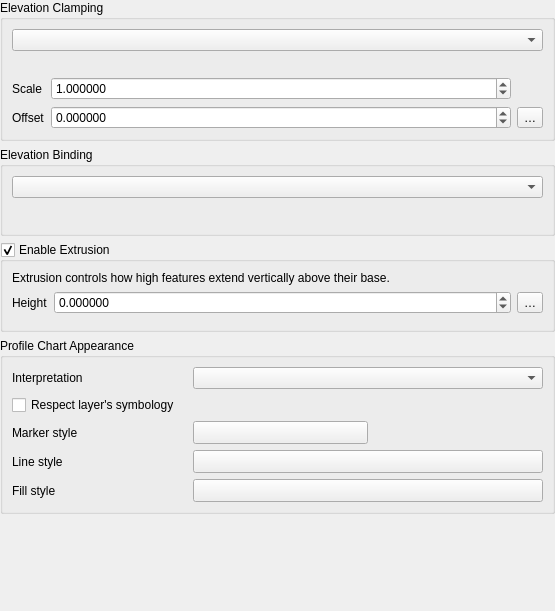
<?xml version="1.0" encoding="UTF-8"?>
<ui version="4.0">
 <class>QgsVectorElevationPropertiesWidgetBase</class>
 <widget class="QWidget" name="QgsVectorElevationPropertiesWidgetBase">
  <property name="geometry">
   <rect>
    <x>0</x>
    <y>0</y>
    <width>555</width>
    <height>611</height>
   </rect>
  </property>
  <property name="windowTitle">
   <string>Vector Elevation Properties</string>
  </property>
  <layout class="QVBoxLayout" name="verticalLayout">
   <property name="leftMargin">
    <number>0</number>
   </property>
   <property name="topMargin">
    <number>0</number>
   </property>
   <property name="rightMargin">
    <number>0</number>
   </property>
   <property name="bottomMargin">
    <number>0</number>
   </property>
   <item>
    <widget class="QGroupBox" name="mElevationGroupBox">
     <property name="focusPolicy">
      <enum>Qt::StrongFocus</enum>
     </property>
     <property name="title">
      <string>Elevation Clamping</string>
     </property>
     <property name="checkable">
      <bool>false</bool>
     </property>
     <property name="syncGroup" stdset="0">
      <string notr="true">vectorgeneral</string>
     </property>
     <layout class="QGridLayout" name="gridLayout_2" columnstretch="0,1,0,0">
      <item row="2" column="0">
       <widget class="QLabel" name="mLabelScale">
        <property name="text">
         <string>Scale</string>
        </property>
       </widget>
      </item>
      <item row="1" column="0" colspan="3">
       <widget class="QLabel" name="mLabelClampingExplanation">
        <property name="text">
         <string/>
        </property>
        <property name="wordWrap">
         <bool>true</bool>
        </property>
       </widget>
      </item>
      <item row="3" column="0">
       <widget class="QLabel" name="mOffsetLabel">
        <property name="text">
         <string>Offset</string>
        </property>
       </widget>
      </item>
      <item row="3" column="1" colspan="2">
       <widget class="QgsDoubleSpinBox" name="mOffsetZSpinBox">
        <property name="decimals">
         <number>6</number>
        </property>
        <property name="minimum">
         <double>-99999999999.000000000000000</double>
        </property>
        <property name="maximum">
         <double>99999999999.000000000000000</double>
        </property>
       </widget>
      </item>
      <item row="2" column="1" colspan="2">
       <widget class="QgsDoubleSpinBox" name="mScaleZSpinBox">
        <property name="decimals">
         <number>6</number>
        </property>
        <property name="minimum">
         <double>0.000000000000000</double>
        </property>
        <property name="maximum">
         <double>99999999999.000000000000000</double>
        </property>
        <property name="value">
         <double>1.000000000000000</double>
        </property>
       </widget>
      </item>
      <item row="3" column="3">
       <widget class="QgsPropertyOverrideButton" name="mOffsetDDBtn">
        <property name="text">
         <string>…</string>
        </property>
       </widget>
      </item>
      <item row="0" column="0" colspan="4">
       <widget class="QComboBox" name="mComboClamping"/>
      </item>
     </layout>
    </widget>
   </item>
   <item>
    <widget class="QGroupBox" name="mBindingGroupBox">
     <property name="focusPolicy">
      <enum>Qt::StrongFocus</enum>
     </property>
     <property name="title">
      <string>Elevation Binding</string>
     </property>
     <property name="checkable">
      <bool>false</bool>
     </property>
     <property name="syncGroup" stdset="0">
      <string notr="true">vectorgeneral</string>
     </property>
     <layout class="QGridLayout" name="gridLayout_3">
      <item row="0" column="0" colspan="2">
       <widget class="QComboBox" name="mComboBinding"/>
      </item>
      <item row="2" column="0">
       <widget class="Line" name="line_4">
        <property name="orientation">
         <enum>Qt::Vertical</enum>
        </property>
       </widget>
      </item>
      <item row="1" column="0" colspan="2">
       <widget class="QLabel" name="mLabelBindingExplanation">
        <property name="text">
         <string/>
        </property>
        <property name="wordWrap">
         <bool>true</bool>
        </property>
       </widget>
      </item>
     </layout>
    </widget>
   </item>
   <item>
    <widget class="QGroupBox" name="mExtrusionGroupBox">
     <property name="focusPolicy">
      <enum>Qt::StrongFocus</enum>
     </property>
     <property name="title">
      <string>Enable Extrusion</string>
     </property>
     <property name="checkable">
      <bool>true</bool>
     </property>
     <property name="syncGroup" stdset="0">
      <string notr="true">vectorgeneral</string>
     </property>
     <layout class="QGridLayout" name="gridLayout_4">
      <item row="3" column="0">
       <widget class="Line" name="line_5">
        <property name="orientation">
         <enum>Qt::Vertical</enum>
        </property>
       </widget>
      </item>
      <item row="1" column="0">
       <widget class="QLabel" name="label_3">
        <property name="text">
         <string>Height</string>
        </property>
       </widget>
      </item>
      <item row="1" column="1">
       <widget class="QgsDoubleSpinBox" name="mExtrusionSpinBox">
        <property name="decimals">
         <number>6</number>
        </property>
        <property name="minimum">
         <double>-99999999999.000000000000000</double>
        </property>
        <property name="maximum">
         <double>99999999999.000000000000000</double>
        </property>
       </widget>
      </item>
      <item row="1" column="2">
       <widget class="QgsPropertyOverrideButton" name="mExtrusionDDBtn">
        <property name="text">
         <string>…</string>
        </property>
       </widget>
      </item>
      <item row="0" column="0" colspan="3">
       <widget class="QLabel" name="mLabelExtrusionExplanation">
        <property name="text">
         <string>Extrusion controls how high features extend vertically above their base.</string>
        </property>
        <property name="textFormat">
         <enum>Qt::PlainText</enum>
        </property>
        <property name="wordWrap">
         <bool>true</bool>
        </property>
       </widget>
      </item>
     </layout>
    </widget>
   </item>
   <item>
    <widget class="QGroupBox" name="groupBox">
     <property name="title">
      <string>Profile Chart Appearance</string>
     </property>
     <layout class="QGridLayout" name="gridLayout" columnstretch="1,2">
      <item row="0" column="1">
       <widget class="QComboBox" name="mTypeComboBox"/>
      </item>
      <item row="0" column="0">
       <widget class="QLabel" name="label_7">
        <property name="text">
         <string>Interpretation</string>
        </property>
       </widget>
      </item>
      <item row="1" column="0" colspan="2">
       <widget class="QStackedWidget" name="mInterpretationStackedWidget">
        <property name="currentIndex">
         <number>0</number>
        </property>
        <widget class="QWidget" name="mPageIndividualFeatures">
         <layout class="QGridLayout" name="gridLayout_5" columnstretch="1,2">
          <property name="leftMargin">
           <number>0</number>
          </property>
          <property name="topMargin">
           <number>0</number>
          </property>
          <property name="rightMargin">
           <number>0</number>
          </property>
          <property name="bottomMargin">
           <number>0</number>
          </property>
          <item row="3" column="1">
           <widget class="QgsSymbolButton" name="mLineStyleButton">
            <property name="sizePolicy">
             <sizepolicy hsizetype="Expanding" vsizetype="Fixed">
              <horstretch>0</horstretch>
              <verstretch>0</verstretch>
             </sizepolicy>
            </property>
            <property name="text">
             <string/>
            </property>
           </widget>
          </item>
          <item row="4" column="0">
           <widget class="QLabel" name="label_6">
            <property name="text">
             <string>Fill style</string>
            </property>
           </widget>
          </item>
          <item row="4" column="1">
           <widget class="QgsSymbolButton" name="mFillStyleButton">
            <property name="sizePolicy">
             <sizepolicy hsizetype="Expanding" vsizetype="Fixed">
              <horstretch>0</horstretch>
              <verstretch>0</verstretch>
             </sizepolicy>
            </property>
            <property name="text">
             <string/>
            </property>
           </widget>
          </item>
          <item row="0" column="0" colspan="2">
           <widget class="QCheckBox" name="mCheckRespectLayerSymbology">
            <property name="toolTip">
             <string>If checked, then features will be shown in profile charts using the same symbols or colors as they use on 2D maps.</string>
            </property>
            <property name="text">
             <string>Respect layer's symbology</string>
            </property>
           </widget>
          </item>
          <item row="3" column="0">
           <widget class="QLabel" name="label_4">
            <property name="text">
             <string>Line style</string>
            </property>
           </widget>
          </item>
          <item row="2" column="1">
           <layout class="QHBoxLayout" name="horizontalLayout_2">
            <property name="topMargin">
             <number>0</number>
            </property>
            <item>
             <widget class="QgsSymbolButton" name="mMarkerStyleButton">
              <property name="sizePolicy">
               <sizepolicy hsizetype="Expanding" vsizetype="Fixed">
                <horstretch>0</horstretch>
                <verstretch>0</verstretch>
               </sizepolicy>
              </property>
              <property name="text">
               <string/>
              </property>
             </widget>
            </item>
            <item>
             <spacer name="horizontalSpacer">
              <property name="orientation">
               <enum>Qt::Horizontal</enum>
              </property>
              <property name="sizeHint" stdset="0">
               <size>
                <width>40</width>
                <height>20</height>
               </size>
              </property>
             </spacer>
            </item>
           </layout>
          </item>
          <item row="2" column="0">
           <widget class="QLabel" name="label_5">
            <property name="text">
             <string>Marker style</string>
            </property>
           </widget>
          </item>
         </layout>
        </widget>
        <widget class="QWidget" name="mPageContinuousSurface">
         <layout class="QGridLayout" name="gridLayout_7" columnstretch="1,2">
          <property name="leftMargin">
           <number>0</number>
          </property>
          <property name="topMargin">
           <number>0</number>
          </property>
          <property name="rightMargin">
           <number>0</number>
          </property>
          <property name="bottomMargin">
           <number>0</number>
          </property>
          <item row="1" column="0" colspan="2">
           <widget class="QStackedWidget" name="mSymbologyStackedWidget">
            <property name="sizePolicy">
             <sizepolicy hsizetype="Preferred" vsizetype="Maximum">
              <horstretch>0</horstretch>
              <verstretch>0</verstretch>
             </sizepolicy>
            </property>
            <property name="currentIndex">
             <number>0</number>
            </property>
            <widget class="QWidget" name="mPageLine">
             <layout class="QHBoxLayout" name="horizontalLayout" stretch="1,2">
              <property name="leftMargin">
               <number>0</number>
              </property>
              <property name="topMargin">
               <number>0</number>
              </property>
              <property name="rightMargin">
               <number>0</number>
              </property>
              <property name="bottomMargin">
               <number>0</number>
              </property>
              <item>
               <widget class="QLabel" name="label_9">
                <property name="text">
                 <string>Line style</string>
                </property>
               </widget>
              </item>
              <item>
               <widget class="QgsSymbolButton" name="mSurfaceLineStyleButton">
                <property name="sizePolicy">
                 <sizepolicy hsizetype="Expanding" vsizetype="Fixed">
                  <horstretch>0</horstretch>
                  <verstretch>0</verstretch>
                 </sizepolicy>
                </property>
                <property name="text">
                 <string/>
                </property>
               </widget>
              </item>
             </layout>
            </widget>
            <widget class="QWidget" name="mPageFill">
             <layout class="QGridLayout" name="gridLayout_6" columnstretch="1,2">
              <property name="leftMargin">
               <number>0</number>
              </property>
              <property name="topMargin">
               <number>0</number>
              </property>
              <property name="rightMargin">
               <number>0</number>
              </property>
              <property name="bottomMargin">
               <number>0</number>
              </property>
              <item row="0" column="0">
               <widget class="QLabel" name="label_10">
                <property name="text">
                 <string>Fill style</string>
                </property>
               </widget>
              </item>
              <item row="0" column="1">
               <widget class="QgsSymbolButton" name="mSurfaceFillStyleButton">
                <property name="sizePolicy">
                 <sizepolicy hsizetype="Expanding" vsizetype="Fixed">
                  <horstretch>0</horstretch>
                  <verstretch>0</verstretch>
                 </sizepolicy>
                </property>
                <property name="text">
                 <string/>
                </property>
               </widget>
              </item>
             </layout>
            </widget>
           </widget>
          </item>
          <item row="2" column="0" colspan="2">
           <widget class="QCheckBox" name="mCheckBoxShowMarkersAtSampledPoints">
            <property name="text">
             <string>Show markers at sampled points</string>
            </property>
           </widget>
          </item>
          <item row="0" column="0">
           <widget class="QLabel" name="label_8">
            <property name="text">
             <string>Style</string>
            </property>
           </widget>
          </item>
          <item row="0" column="1">
           <widget class="QComboBox" name="mStyleComboBox"/>
          </item>
          <item row="3" column="1">
           <layout class="QHBoxLayout" name="horizontalLayout_3">
            <property name="topMargin">
             <number>0</number>
            </property>
            <item>
             <widget class="QgsSymbolButton" name="mSurfaceMarkerStyleButton">
              <property name="sizePolicy">
               <sizepolicy hsizetype="Expanding" vsizetype="Fixed">
                <horstretch>0</horstretch>
                <verstretch>0</verstretch>
               </sizepolicy>
              </property>
              <property name="text">
               <string/>
              </property>
             </widget>
            </item>
            <item>
             <spacer name="horizontalSpacer_2">
              <property name="orientation">
               <enum>Qt::Horizontal</enum>
              </property>
              <property name="sizeHint" stdset="0">
               <size>
                <width>40</width>
                <height>20</height>
               </size>
              </property>
             </spacer>
            </item>
           </layout>
          </item>
          <item row="3" column="0">
           <widget class="QLabel" name="label_11">
            <property name="text">
             <string>Marker style</string>
            </property>
           </widget>
          </item>
         </layout>
        </widget>
       </widget>
      </item>
     </layout>
    </widget>
   </item>
   <item>
    <spacer name="verticalSpacer">
     <property name="orientation">
      <enum>Qt::Vertical</enum>
     </property>
     <property name="sizeHint" stdset="0">
      <size>
       <width>20</width>
       <height>40</height>
      </size>
     </property>
    </spacer>
   </item>
  </layout>
 </widget>
 <customwidgets>
  <customwidget>
   <class>QgsDoubleSpinBox</class>
   <extends>QDoubleSpinBox</extends>
   <header>qgsdoublespinbox.h</header>
  </customwidget>
  <customwidget>
   <class>QgsSymbolButton</class>
   <extends>QToolButton</extends>
   <header>qgssymbolbutton.h</header>
  </customwidget>
  <customwidget>
   <class>QgsPropertyOverrideButton</class>
   <extends>QToolButton</extends>
   <header>qgspropertyoverridebutton.h</header>
  </customwidget>
 </customwidgets>
 <tabstops>
  <tabstop>mElevationGroupBox</tabstop>
  <tabstop>mComboClamping</tabstop>
  <tabstop>mScaleZSpinBox</tabstop>
  <tabstop>mOffsetZSpinBox</tabstop>
  <tabstop>mOffsetDDBtn</tabstop>
  <tabstop>mBindingGroupBox</tabstop>
  <tabstop>mComboBinding</tabstop>
  <tabstop>mExtrusionGroupBox</tabstop>
  <tabstop>mExtrusionSpinBox</tabstop>
  <tabstop>mExtrusionDDBtn</tabstop>
  <tabstop>mTypeComboBox</tabstop>
  <tabstop>mCheckRespectLayerSymbology</tabstop>
  <tabstop>mMarkerStyleButton</tabstop>
  <tabstop>mLineStyleButton</tabstop>
  <tabstop>mFillStyleButton</tabstop>
  <tabstop>mStyleComboBox</tabstop>
  <tabstop>mSurfaceLineStyleButton</tabstop>
  <tabstop>mSurfaceFillStyleButton</tabstop>
  <tabstop>mCheckBoxShowMarkersAtSampledPoints</tabstop>
 </tabstops>
 <resources/>
 <connections/>
</ui>
